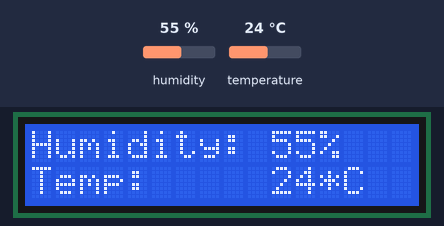
The sketch below on a simulated Arduino Uno, built with avr-gcc and run on an emulated ATmega328P. On the bench: 16×2 character LCD. Inputs (shaded band) come from the test bench; at power-on: humidity 55 %, temperature 24 °C.

Above: at 1.2 s.
1.3 s: humidity set to 22 %
At 5.9 s:
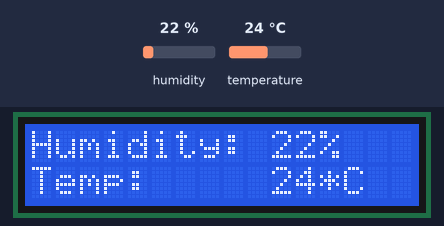
7.3 s: temperature set to 12 °C
At 10.7 s:
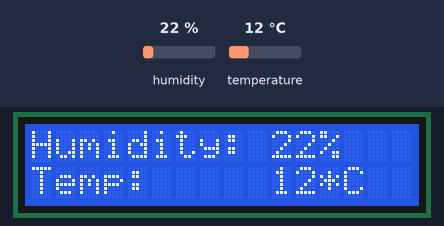
13.3 s: humidity set to 40 %
At 15.6 s:
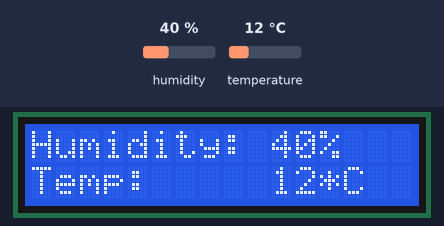
19.3 s: temperature set to 19 °C
At 20.5 s:
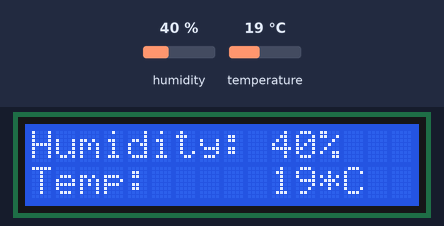
Timing chart, 0 to 22.3 s (numbered marks = the images above; inputs shaded):
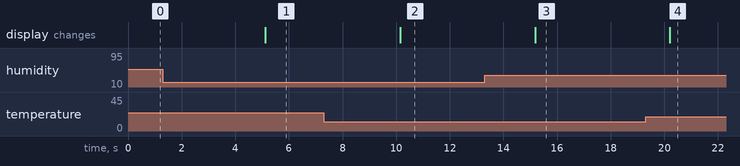

Measured:
- after the input at 1.3 s, the display: changes after 3.8 s (image 1)
- after the input at 7.3 s, the display: changes after 2.9 s (image 2)
- after the input at 13.3 s, the display: changes after 1.9 s (image 3)
- after the input at 19.3 s, the display: changes after 0.91 s (image 4)

The sketch:

displayDht11.ino
```cpp
#include <DHT.h>
#include <LiquidCrystal.h>

LiquidCrystal lcd(12, 11, 7, 6, 5, 4);

#define DHTPIN 2
#define DHTTYPE DHT11

DHT dht(DHTPIN, DHTTYPE);

void setup() {
  Serial.begin(9600);
  lcd.begin(16, 2);
  dht.begin();
}

void loop() {

  int h = dht.readHumidity();
  int t = dht.readTemperature();

  if (isnan(t) || isnan(h)) {
    Serial.println("Fail to read from DHT");
    lcd.clear();
    lcd.setCursor(0, 0);
    lcd.print("Fail to read");
    lcd.setCursor(0, 1);
    lcd.print("from DHT");
  } else {
     lcd.clear();
     lcd.setCursor(0, 0);
     lcd.print("Humidity: ");
     lcd.setCursor(10, 0);
     lcd.print(h);
     lcd.print("%");
     lcd.setCursor(0, 1);
     lcd.print("Temp: ");
     lcd.setCursor(10, 1);
     lcd.print(t);
     lcd.print("*C");
  }
  delay(5000);
}
```
